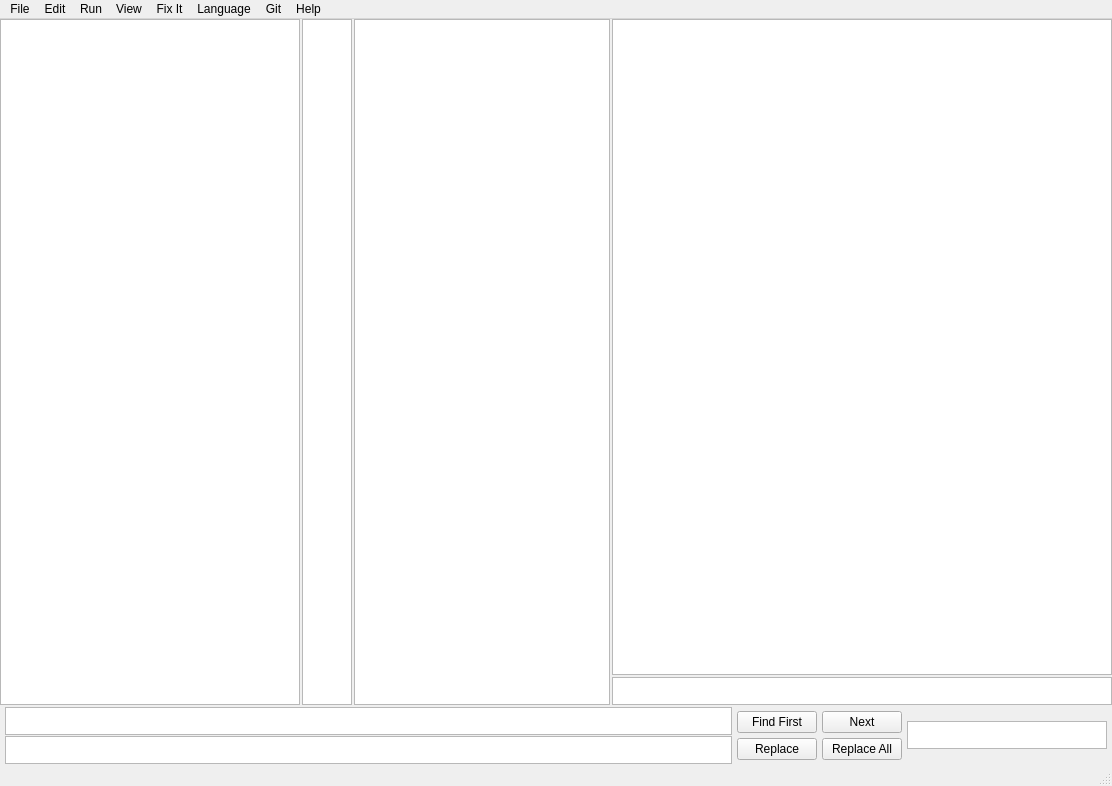
<?xml version="1.0" encoding="UTF-8"?>
<ui version="4.0">
 <class>MainWindow</class>
 <widget class="QMainWindow" name="MainWindow">
  <property name="geometry">
   <rect>
    <x>0</x>
    <y>0</y>
    <width>702</width>
    <height>786</height>
   </rect>
  </property>
  <property name="windowTitle">
   <string>MainWindow</string>
  </property>
  <widget class="QWidget" name="centralwidget">
   <property name="sizePolicy">
    <sizepolicy hsizetype="MinimumExpanding" vsizetype="Minimum">
     <horstretch>0</horstretch>
     <verstretch>0</verstretch>
    </sizepolicy>
   </property>
   <layout class="QHBoxLayout" name="horizontalLayout_2">
    <property name="spacing">
     <number>2</number>
    </property>
    <property name="leftMargin">
     <number>0</number>
    </property>
    <property name="topMargin">
     <number>0</number>
    </property>
    <property name="rightMargin">
     <number>0</number>
    </property>
    <property name="bottomMargin">
     <number>0</number>
    </property>
    <item>
     <layout class="QVBoxLayout" name="verticalLayout">
      <property name="spacing">
       <number>2</number>
      </property>
      <item>
       <layout class="QHBoxLayout" name="horizontalLayout_3">
        <item>
         <widget class="QTreeView" name="treeView">
          <property name="sizePolicy">
           <sizepolicy hsizetype="Fixed" vsizetype="Expanding">
            <horstretch>0</horstretch>
            <verstretch>0</verstretch>
           </sizepolicy>
          </property>
          <property name="minimumSize">
           <size>
            <width>300</width>
            <height>0</height>
           </size>
          </property>
          <property name="maximumSize">
           <size>
            <width>300</width>
            <height>16777215</height>
           </size>
          </property>
          <property name="dragEnabled">
           <bool>false</bool>
          </property>
         </widget>
        </item>
        <item>
         <widget class="MyTextEdit" name="textEdit_4">
          <property name="sizePolicy">
           <sizepolicy hsizetype="Expanding" vsizetype="Expanding">
            <horstretch>0</horstretch>
            <verstretch>0</verstretch>
           </sizepolicy>
          </property>
          <property name="minimumSize">
           <size>
            <width>50</width>
            <height>0</height>
           </size>
          </property>
          <property name="maximumSize">
           <size>
            <width>50</width>
            <height>16777215</height>
           </size>
          </property>
          <property name="html">
           <string>&lt;!DOCTYPE HTML PUBLIC &quot;-//W3C//DTD HTML 4.0//EN&quot; &quot;http://www.w3.org/TR/REC-html40/strict.dtd&quot;&gt;
&lt;html&gt;&lt;head&gt;&lt;meta name=&quot;qrichtext&quot; content=&quot;1&quot; /&gt;&lt;meta charset=&quot;utf-8&quot; /&gt;&lt;style type=&quot;text/css&quot;&gt;
p, li { white-space: pre-wrap; }
hr { height: 1px; border-width: 0; }
li.unchecked::marker { content: &quot;\2610&quot;; }
li.checked::marker { content: &quot;\2612&quot;; }
&lt;/style&gt;&lt;/head&gt;&lt;body style=&quot; font-family:'Segoe UI'; font-size:9pt; font-weight:400; font-style:normal;&quot;&gt;
&lt;p style=&quot;-qt-paragraph-type:empty; margin-top:0px; margin-bottom:0px; margin-left:0px; margin-right:0px; -qt-block-indent:0; text-indent:0px;&quot;&gt;&lt;br /&gt;&lt;/p&gt;&lt;/body&gt;&lt;/html&gt;</string>
          </property>
         </widget>
        </item>
        <item>
         <widget class="MyTextEdit" name="textEdit">
          <property name="font">
           <font>
            <family>Courier New</family>
            <italic>false</italic>
           </font>
          </property>
         </widget>
        </item>
        <item>
         <layout class="QVBoxLayout" name="verticalLayout_5">
          <item>
           <widget class="QTextEdit" name="textEdit_6">
            <property name="sizePolicy">
             <sizepolicy hsizetype="Fixed" vsizetype="Expanding">
              <horstretch>0</horstretch>
              <verstretch>0</verstretch>
             </sizepolicy>
            </property>
            <property name="minimumSize">
             <size>
              <width>500</width>
              <height>0</height>
             </size>
            </property>
            <property name="maximumSize">
             <size>
              <width>500</width>
              <height>16777215</height>
             </size>
            </property>
           </widget>
          </item>
          <item>
           <widget class="MyTextEdit" name="textEdit_7">
            <property name="sizePolicy">
             <sizepolicy hsizetype="Fixed" vsizetype="Fixed">
              <horstretch>0</horstretch>
              <verstretch>0</verstretch>
             </sizepolicy>
            </property>
            <property name="minimumSize">
             <size>
              <width>500</width>
              <height>28</height>
             </size>
            </property>
            <property name="maximumSize">
             <size>
              <width>500</width>
              <height>28</height>
             </size>
            </property>
           </widget>
          </item>
         </layout>
        </item>
       </layout>
      </item>
      <item>
       <layout class="QHBoxLayout" name="findLayout">
        <property name="spacing">
         <number>5</number>
        </property>
        <property name="leftMargin">
         <number>5</number>
        </property>
        <property name="topMargin">
         <number>0</number>
        </property>
        <property name="rightMargin">
         <number>5</number>
        </property>
        <item>
         <layout class="QVBoxLayout" name="verticalLayout_4">
          <property name="spacing">
           <number>1</number>
          </property>
          <item>
           <widget class="MyTextEdit" name="textEdit_2">
            <property name="sizePolicy">
             <sizepolicy hsizetype="Expanding" vsizetype="Fixed">
              <horstretch>0</horstretch>
              <verstretch>0</verstretch>
             </sizepolicy>
            </property>
            <property name="minimumSize">
             <size>
              <width>0</width>
              <height>28</height>
             </size>
            </property>
            <property name="maximumSize">
             <size>
              <width>16777215</width>
              <height>28</height>
             </size>
            </property>
            <property name="html">
             <string>&lt;!DOCTYPE HTML PUBLIC &quot;-//W3C//DTD HTML 4.0//EN&quot; &quot;http://www.w3.org/TR/REC-html40/strict.dtd&quot;&gt;
&lt;html&gt;&lt;head&gt;&lt;meta name=&quot;qrichtext&quot; content=&quot;1&quot; /&gt;&lt;meta charset=&quot;utf-8&quot; /&gt;&lt;style type=&quot;text/css&quot;&gt;
p, li { white-space: pre-wrap; }
hr { height: 1px; border-width: 0; }
li.unchecked::marker { content: &quot;\2610&quot;; }
li.checked::marker { content: &quot;\2612&quot;; }
&lt;/style&gt;&lt;/head&gt;&lt;body style=&quot; font-family:'Segoe UI'; font-size:9pt; font-weight:400; font-style:normal;&quot;&gt;
&lt;p style=&quot;-qt-paragraph-type:empty; margin-top:0px; margin-bottom:0px; margin-left:0px; margin-right:0px; -qt-block-indent:0; text-indent:0px;&quot;&gt;&lt;br /&gt;&lt;/p&gt;&lt;/body&gt;&lt;/html&gt;</string>
            </property>
           </widget>
          </item>
          <item>
           <widget class="MyTextEdit" name="textEdit_3">
            <property name="sizePolicy">
             <sizepolicy hsizetype="Expanding" vsizetype="Fixed">
              <horstretch>0</horstretch>
              <verstretch>0</verstretch>
             </sizepolicy>
            </property>
            <property name="minimumSize">
             <size>
              <width>0</width>
              <height>28</height>
             </size>
            </property>
            <property name="maximumSize">
             <size>
              <width>16777215</width>
              <height>28</height>
             </size>
            </property>
           </widget>
          </item>
         </layout>
        </item>
        <item>
         <layout class="QVBoxLayout" name="verticalLayout_3">
          <property name="spacing">
           <number>1</number>
          </property>
          <item>
           <widget class="QPushButton" name="pushButton_4">
            <property name="text">
             <string>Find First</string>
            </property>
           </widget>
          </item>
          <item>
           <widget class="QPushButton" name="pushButton_2">
            <property name="text">
             <string>Replace</string>
            </property>
           </widget>
          </item>
         </layout>
        </item>
        <item>
         <layout class="QVBoxLayout" name="verticalLayout_2">
          <property name="spacing">
           <number>1</number>
          </property>
          <item>
           <widget class="QPushButton" name="pushButton_3">
            <property name="text">
             <string>Next</string>
            </property>
           </widget>
          </item>
          <item>
           <widget class="QPushButton" name="pushButton">
            <property name="text">
             <string>Replace All</string>
            </property>
           </widget>
          </item>
         </layout>
        </item>
        <item>
         <widget class="MyTextEdit" name="textEdit_5">
          <property name="maximumSize">
           <size>
            <width>200</width>
            <height>28</height>
           </size>
          </property>
         </widget>
        </item>
       </layout>
      </item>
     </layout>
    </item>
   </layout>
  </widget>
  <widget class="QStatusBar" name="statusbar"/>
  <widget class="QMenuBar" name="menuBar">
   <property name="geometry">
    <rect>
     <x>0</x>
     <y>0</y>
     <width>702</width>
     <height>17</height>
    </rect>
   </property>
   <property name="sizePolicy">
    <sizepolicy hsizetype="Expanding" vsizetype="Expanding">
     <horstretch>0</horstretch>
     <verstretch>0</verstretch>
    </sizepolicy>
   </property>
   <widget class="QMenu" name="menuOp1">
    <property name="title">
     <string>File</string>
    </property>
    <widget class="QMenu" name="menuOpen_Recent">
     <property name="title">
      <string>Open Recent</string>
     </property>
     <addaction name="actionOp1"/>
    </widget>
    <addaction name="actionNew"/>
    <addaction name="actionOpen"/>
    <addaction name="actionOpen_Folder"/>
    <addaction name="menuOpen_Recent"/>
    <addaction name="actionSave"/>
    <addaction name="actionSave_As"/>
    <addaction name="actionCompare_2_Files"/>
    <addaction name="actionExit"/>
   </widget>
   <widget class="QMenu" name="menuRun">
    <property name="title">
     <string>Run</string>
    </property>
    <addaction name="actionRun_Module_F5"/>
   </widget>
   <widget class="QMenu" name="menuEdit">
    <property name="title">
     <string>Edit</string>
    </property>
    <widget class="QMenu" name="menuFonts">
     <property name="title">
      <string>Fonts</string>
     </property>
     <addaction name="actionCourier_New_2"/>
     <addaction name="actionCourier_Prime_2"/>
     <addaction name="actionDroidSansMono_2"/>
     <addaction name="actionMonaco_2"/>
     <addaction name="actionMonospace_2"/>
     <addaction name="actionSourceCodePro_2"/>
     <addaction name="actionUbuntuMono_2"/>
     <addaction name="actionSet_Font_By_Name"/>
    </widget>
    <widget class="QMenu" name="menuSilly">
     <property name="title">
      <string>Silly</string>
     </property>
     <addaction name="actionRandomly_Choose_Program_Type_On_Save"/>
     <addaction name="actionUse_Speaker"/>
    </widget>
    <addaction name="separator"/>
    <addaction name="actionIncrement_Ctrl"/>
    <addaction name="actionDe_Increment_Ctrl"/>
    <addaction name="actionComment_Ctrl_Alt"/>
    <addaction name="actionUn_Comment_Alt_5"/>
    <addaction name="separator"/>
    <addaction name="actionStart_Macro_Recording"/>
    <addaction name="actionEnd_Macro_Recording"/>
    <addaction name="actionReplay_Macro"/>
    <addaction name="separator"/>
    <addaction name="menuFonts"/>
    <addaction name="actionTab_Width"/>
    <addaction name="actionDark_Mode"/>
    <addaction name="actionLight_Mode"/>
    <addaction name="separator"/>
    <addaction name="actionAuto_Save"/>
    <addaction name="menuSilly"/>
    <addaction name="separator"/>
    <addaction name="actionUse_Vim_Modes"/>
   </widget>
   <widget class="QMenu" name="menuFixit">
    <property name="title">
     <string>Fix It</string>
    </property>
    <addaction name="actionFix_It"/>
    <addaction name="actionChange_to_IDLE_format"/>
    <addaction name="actionSet_Groq_AI_API_Key"/>
   </widget>
   <widget class="QMenu" name="menuView">
    <property name="title">
     <string>View</string>
    </property>
    <addaction name="actionIncrease_Text_Size"/>
    <addaction name="actionDecrease_Text_Size"/>
    <addaction name="actionSet_Text_Size"/>
    <addaction name="actionReset_Text_Size"/>
    <addaction name="separator"/>
    <addaction name="actionUse_File_Tree"/>
    <addaction name="actionUse_File_Tree_If_Fullscreen"/>
    <addaction name="separator"/>
    <addaction name="actionSet_Syntax_Colors"/>
    <addaction name="separator"/>
    <addaction name="actionOpen_Find_Menu"/>
    <addaction name="separator"/>
    <addaction name="actionUse_Builtin_Terminal"/>
   </widget>
   <widget class="QMenu" name="menuHelp">
    <property name="title">
     <string>Help</string>
    </property>
    <addaction name="actionCodeWizard"/>
    <addaction name="actionRunning_Files"/>
    <addaction name="actionThe_Fix_It_Button"/>
    <addaction name="actionSettings"/>
    <addaction name="actionMacros"/>
    <addaction name="actionLSP_2"/>
    <addaction name="actionExtras"/>
    <addaction name="actionKeybindings"/>
    <addaction name="actionGit_Integration"/>
    <addaction name="actionVim_Modes"/>
   </widget>
   <widget class="QMenu" name="menuLanguage">
    <property name="title">
     <string>Language</string>
    </property>
    <widget class="QMenu" name="menuLSP_Settings">
     <property name="title">
      <string>LSP Settings</string>
     </property>
     <widget class="QMenu" name="menuWarnings">
      <property name="title">
       <string>Warnings</string>
      </property>
      <addaction name="actionShow_Warnings"/>
      <addaction name="actionShow_Errors"/>
      <addaction name="actionShow_Other"/>
     </widget>
     <widget class="QMenu" name="menuAutocomplete">
      <property name="title">
       <string>Autocomplete</string>
      </property>
      <addaction name="actionOnly_Use_CodeWizard_Built_In"/>
      <addaction name="actionNo_Autocomplete"/>
     </widget>
     <addaction name="menuWarnings"/>
     <addaction name="menuAutocomplete"/>
     <addaction name="actionHover"/>
    </widget>
    <addaction name="actionPython_2"/>
    <addaction name="actionC"/>
    <addaction name="actionC_2"/>
    <addaction name="actionC_3"/>
    <addaction name="actionJava"/>
    <addaction name="actionRust"/>
    <addaction name="actionWGSL"/>
    <addaction name="actionGLSL"/>
    <addaction name="actionJavaScript"/>
    <addaction name="actionTypeScript"/>
    <addaction name="actionHTML"/>
    <addaction name="actionLua"/>
    <addaction name="actionGo"/>
    <addaction name="actionPlaintext"/>
    <addaction name="separator"/>
    <addaction name="actionLSP"/>
    <addaction name="menuLSP_Settings"/>
   </widget>
   <widget class="QMenu" name="menuGit">
    <property name="title">
     <string>Git</string>
    </property>
    <widget class="QMenu" name="menuPull">
     <property name="title">
      <string>Pull</string>
     </property>
     <addaction name="actionDiscard_Local_Changes"/>
     <addaction name="actionRegular"/>
    </widget>
    <addaction name="menuPull"/>
    <addaction name="actionPush"/>
   </widget>
   <addaction name="menuOp1"/>
   <addaction name="menuEdit"/>
   <addaction name="menuRun"/>
   <addaction name="menuView"/>
   <addaction name="menuFixit"/>
   <addaction name="menuLanguage"/>
   <addaction name="menuGit"/>
   <addaction name="menuHelp"/>
  </widget>
  <action name="actionOpen">
   <property name="text">
    <string>Open</string>
   </property>
  </action>
  <action name="actionSave">
   <property name="text">
    <string>Save</string>
   </property>
  </action>
  <action name="actionExit">
   <property name="text">
    <string>Exit</string>
   </property>
  </action>
  <action name="actionNew">
   <property name="text">
    <string>New</string>
   </property>
  </action>
  <action name="actionSave_As">
   <property name="text">
    <string>Save As</string>
   </property>
  </action>
  <action name="actionRun_Module_F5">
   <property name="text">
    <string>Run Module (F5)</string>
   </property>
  </action>
  <action name="actionUndo">
   <property name="text">
    <string>Undo (Ctrl + Z)</string>
   </property>
  </action>
  <action name="actionRedo">
   <property name="text">
    <string>Redo (Ctrl + Shift + Z)</string>
   </property>
  </action>
  <action name="actionIncrement_Ctrl">
   <property name="text">
    <string>Indent (Ctrl + ])</string>
   </property>
  </action>
  <action name="actionDe_Increment_Ctrl">
   <property name="text">
    <string>De-Indent (Ctrl + [)</string>
   </property>
  </action>
  <action name="actionFix_It">
   <property name="text">
    <string>Fix It</string>
   </property>
  </action>
  <action name="actionComment_Alt_3">
   <property name="text">
    <string>Comment (Alt + 3)</string>
   </property>
  </action>
  <action name="actionUn_Comment_Alt_4">
   <property name="text">
    <string>Un-Comment (Alt + Shift + 3)</string>
   </property>
  </action>
  <action name="actionComment_Ctrl_Alt">
   <property name="text">
    <string>Comment (Alt + 3)</string>
   </property>
  </action>
  <action name="actionComment_Ctrl_Shift_Alt">
   <property name="text">
    <string>Un Comment (Alt + 4)</string>
   </property>
  </action>
  <action name="actionSwitch_Theme">
   <property name="text">
    <string>Switch Theme</string>
   </property>
  </action>
  <action name="actionUn_Comment_Alt_5">
   <property name="text">
    <string>Un Comment (Alt + 4)</string>
   </property>
  </action>
  <action name="actionDark_Mode">
   <property name="text">
    <string>Dark Mode</string>
   </property>
  </action>
  <action name="actionLight_Mode">
   <property name="text">
    <string>Light Mode</string>
   </property>
  </action>
  <action name="actionIncrease_Text_Size">
   <property name="text">
    <string>Increase Text Size (Ctrl+)</string>
   </property>
  </action>
  <action name="actionDecrease_Text_Size">
   <property name="text">
    <string>Decrease Text Size (Ctrl-)</string>
   </property>
  </action>
  <action name="actionReset_Text_Size">
   <property name="text">
    <string>Reset Text Size</string>
   </property>
  </action>
  <action name="actionChange_to_IDLE_format">
   <property name="text">
    <string>Change to IDLE Format</string>
   </property>
  </action>
  <action name="actionChoose_Font">
   <property name="text">
    <string>Choose Font</string>
   </property>
  </action>
  <action name="actionAnonymousPro_ttf">
   <property name="text">
    <string>AnonymousPro</string>
   </property>
  </action>
  <action name="actionCourier_New_ttf">
   <property name="text">
    <string>Courier_New</string>
   </property>
  </action>
  <action name="actionDroidSansMono">
   <property name="text">
    <string>DroidSansMono</string>
   </property>
  </action>
  <action name="actionErika_Type">
   <property name="text">
    <string>Erika_Type</string>
   </property>
  </action>
  <action name="actionMonaco">
   <property name="text">
    <string>Monaco</string>
   </property>
  </action>
  <action name="actionMonospace">
   <property name="text">
    <string>Monospace</string>
   </property>
  </action>
  <action name="actionAnonymousPro">
   <property name="text">
    <string>AnonymousPro</string>
   </property>
  </action>
  <action name="actionCourier_New">
   <property name="text">
    <string>Courier_New</string>
   </property>
  </action>
  <action name="actionCourier_Prime">
   <property name="text">
    <string>Courier_Prime</string>
   </property>
  </action>
  <action name="actionSourceCodePro">
   <property name="text">
    <string>SourceCodePro</string>
   </property>
  </action>
  <action name="actionUbuntoMono">
   <property name="text">
    <string>UbuntoMono</string>
   </property>
  </action>
  <action name="actionUbuntuMono">
   <property name="text">
    <string>UbuntuMono</string>
   </property>
  </action>
  <action name="actionPython">
   <property name="text">
    <string>Python</string>
   </property>
  </action>
  <action name="actionRunning_Files">
   <property name="text">
    <string>Running Files</string>
   </property>
  </action>
  <action name="actionFix_It_2">
   <property name="text">
    <string>Fix It</string>
   </property>
  </action>
  <action name="actionThe_Fix_It_Button">
   <property name="text">
    <string>The Fix It Button</string>
   </property>
  </action>
  <action name="actionCodeWizard">
   <property name="text">
    <string>CodeWizard</string>
   </property>
  </action>
  <action name="actionPython_2">
   <property name="text">
    <string>Python</string>
   </property>
  </action>
  <action name="actionC">
   <property name="text">
    <string>C++</string>
   </property>
  </action>
  <action name="actionRust">
   <property name="text">
    <string>Rust</string>
   </property>
  </action>
  <action name="actionJavaScript">
   <property name="text">
    <string>JavaScript</string>
   </property>
  </action>
  <action name="actionHTML">
   <property name="text">
    <string>HTML</string>
   </property>
  </action>
  <action name="actionPlaintext">
   <property name="text">
    <string>Plaintext</string>
   </property>
  </action>
  <action name="actionWGSL">
   <property name="text">
    <string>WGSL</string>
   </property>
  </action>
  <action name="actionCourier_New_2">
   <property name="text">
    <string>Courier_New</string>
   </property>
  </action>
  <action name="actionCourier_Prime_2">
   <property name="text">
    <string>Courier_Prime</string>
   </property>
  </action>
  <action name="actionDroidSansMono_2">
   <property name="text">
    <string>DroidSansMono</string>
   </property>
  </action>
  <action name="actionMonaco_2">
   <property name="text">
    <string>Monaco</string>
   </property>
  </action>
  <action name="actionMonospace_2">
   <property name="text">
    <string>Monospace</string>
   </property>
  </action>
  <action name="actionSourceCodePro_2">
   <property name="text">
    <string>SourceCodePro</string>
   </property>
  </action>
  <action name="actionUbuntuMono_2">
   <property name="text">
    <string>UbuntuMono</string>
   </property>
  </action>
  <action name="actionGo">
   <property name="text">
    <string>Go</string>
   </property>
  </action>
  <action name="actionLua">
   <property name="text">
    <string>Lua</string>
   </property>
  </action>
  <action name="actionC_2">
   <property name="text">
    <string>C#</string>
   </property>
  </action>
  <action name="actionGLSL">
   <property name="text">
    <string>GLSL</string>
   </property>
  </action>
  <action name="actionJava">
   <property name="text">
    <string>Java</string>
   </property>
  </action>
  <action name="actionOp1">
   <property name="text">
    <string>Op1</string>
   </property>
  </action>
  <action name="actionTypeScript">
   <property name="text">
    <string>TypeScript</string>
   </property>
  </action>
  <action name="actionTab_Width">
   <property name="text">
    <string>Tab Width</string>
   </property>
  </action>
  <action name="actionSettings">
   <property name="text">
    <string>Settings</string>
   </property>
  </action>
  <action name="actionStart_Macro_Recording">
   <property name="text">
    <string>Start Macro Recording</string>
   </property>
  </action>
  <action name="actionEnd_Macro_Recording">
   <property name="text">
    <string>End Macro Recording</string>
   </property>
  </action>
  <action name="actionReplay_Macro">
   <property name="text">
    <string>Replay Macro (Ctrl + P)</string>
   </property>
  </action>
  <action name="actionSet_Text_Size">
   <property name="text">
    <string>Set Text Size</string>
   </property>
  </action>
  <action name="actionMacros">
   <property name="text">
    <string>Macros</string>
   </property>
  </action>
  <action name="actionC_3">
   <property name="text">
    <string>C</string>
   </property>
  </action>
  <action name="actionLSP">
   <property name="text">
    <string>Set LSP For Language</string>
   </property>
  </action>
  <action name="actionLSP_2">
   <property name="text">
    <string>LSP</string>
   </property>
  </action>
  <action name="actionHover">
   <property name="checkable">
    <bool>true</bool>
   </property>
   <property name="checked">
    <bool>true</bool>
   </property>
   <property name="text">
    <string>Hover</string>
   </property>
  </action>
  <action name="actionShow_Warnings">
   <property name="checkable">
    <bool>true</bool>
   </property>
   <property name="checked">
    <bool>true</bool>
   </property>
   <property name="text">
    <string>Show Warnings</string>
   </property>
  </action>
  <action name="actionShow_Errors">
   <property name="checkable">
    <bool>true</bool>
   </property>
   <property name="checked">
    <bool>true</bool>
   </property>
   <property name="text">
    <string>Show Errors</string>
   </property>
  </action>
  <action name="actionShow_Other">
   <property name="checkable">
    <bool>true</bool>
   </property>
   <property name="checked">
    <bool>true</bool>
   </property>
   <property name="text">
    <string>Show Other</string>
   </property>
  </action>
  <action name="actionOnly_Use_CodeWizard_Built_In">
   <property name="checkable">
    <bool>true</bool>
   </property>
   <property name="text">
    <string>Only Use CodeWizard Built In</string>
   </property>
  </action>
  <action name="actionNo_Autocomplete">
   <property name="checkable">
    <bool>true</bool>
   </property>
   <property name="text">
    <string>No Autocomplete</string>
   </property>
  </action>
  <action name="actionAuto_Save">
   <property name="checkable">
    <bool>true</bool>
   </property>
   <property name="text">
    <string>Auto Save</string>
   </property>
  </action>
  <action name="actionExtras">
   <property name="text">
    <string>Extras</string>
   </property>
  </action>
  <action name="actionRandomly_Choose_Program_Type_On_Save">
   <property name="checkable">
    <bool>true</bool>
   </property>
   <property name="text">
    <string>Randomly Choose Program Type On Save</string>
   </property>
  </action>
  <action name="actionShortcuts">
   <property name="text">
    <string>Shortcuts</string>
   </property>
  </action>
  <action name="actionUse_File_Tree">
   <property name="checkable">
    <bool>true</bool>
   </property>
   <property name="text">
    <string>Use File Tree</string>
   </property>
  </action>
  <action name="actionOpen_Folder">
   <property name="text">
    <string>Open Folder</string>
   </property>
  </action>
  <action name="actionUse_File_Tree_If_Fullscreen">
   <property name="checkable">
    <bool>true</bool>
   </property>
   <property name="text">
    <string>Use File Tree If Fullscreen</string>
   </property>
  </action>
  <action name="actionSet_Syntax_Colors">
   <property name="text">
    <string>Set Syntax Colors</string>
   </property>
  </action>
  <action name="actionUse_Speaker">
   <property name="checkable">
    <bool>true</bool>
   </property>
   <property name="text">
    <string>Use Speaker</string>
   </property>
  </action>
  <action name="actionSet_Groq_AI_API_Key">
   <property name="text">
    <string>Set Groq AI API Key</string>
   </property>
  </action>
  <action name="actionCompare_2_Files">
   <property name="text">
    <string>Compare 2 Files</string>
   </property>
  </action>
  <action name="actionKeybindings">
   <property name="text">
    <string>Keybindings</string>
   </property>
  </action>
  <action name="actionOpen_Find_Menu">
   <property name="text">
    <string>Open Find Menu (Ctrl+F)</string>
   </property>
  </action>
  <action name="actionPush">
   <property name="text">
    <string>Push</string>
   </property>
  </action>
  <action name="actionDiscard_Local_Changes">
   <property name="text">
    <string>Discard Local Changes</string>
   </property>
  </action>
  <action name="actionRegular">
   <property name="text">
    <string>Regular</string>
   </property>
  </action>
  <action name="actionGit_Integration">
   <property name="text">
    <string>Git Integration</string>
   </property>
  </action>
  <action name="actionSet_Font_By_Name">
   <property name="text">
    <string>Set Font By Name</string>
   </property>
  </action>
  <action name="actionUse_Vim_Modes">
   <property name="checkable">
    <bool>true</bool>
   </property>
   <property name="text">
    <string>Use Vim Modes</string>
   </property>
  </action>
  <action name="actionVim_Modes">
   <property name="text">
    <string>Vim Modes</string>
   </property>
  </action>
  <action name="actionUse_Builtin_Terminal">
   <property name="checkable">
    <bool>true</bool>
   </property>
   <property name="text">
    <string>Use Builtin Terminal (Ctrl+T)</string>
   </property>
  </action>
 </widget>
 <customwidgets>
  <customwidget>
   <class>MyTextEdit</class>
   <extends>QTextEdit</extends>
   <header>mytextedit.h</header>
  </customwidget>
 </customwidgets>
 <resources/>
 <connections/>
</ui>
